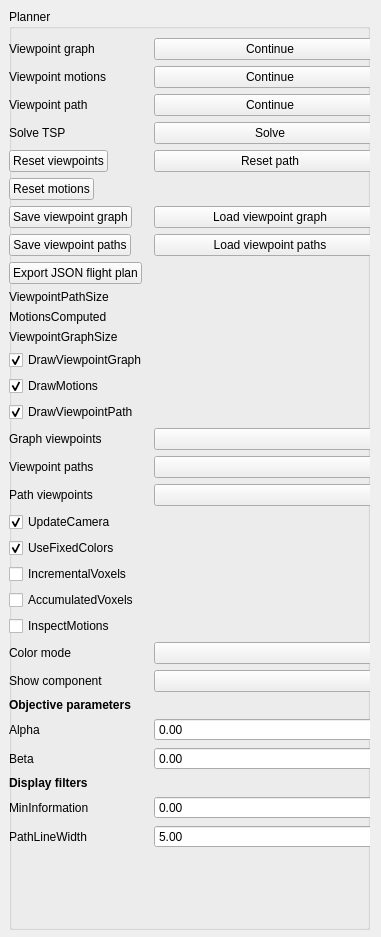
<?xml version="1.0" encoding="UTF-8"?>
<ui version="4.0">
 <class>ViewerPlannerPanelClass</class>
 <widget class="QWidget" name="ViewerPlannerPanelClass">
  <property name="geometry">
   <rect>
    <x>0</x>
    <y>0</y>
    <width>381</width>
    <height>937</height>
   </rect>
  </property>
  <property name="windowTitle">
   <string>Form</string>
  </property>
  <widget class="QGroupBox" name="groupBox">
   <property name="geometry">
    <rect>
     <x>9</x>
     <y>9</y>
     <width>361</width>
     <height>921</height>
    </rect>
   </property>
   <property name="title">
    <string>Planner</string>
   </property>
   <widget class="QWidget" name="formLayoutWidget">
    <property name="geometry">
     <rect>
      <x>0</x>
      <y>29</y>
      <width>377</width>
      <height>947</height>
     </rect>
    </property>
    <layout class="QFormLayout" name="formLayout">
     <item row="2" column="0">
      <widget class="QLabel" name="label_6">
       <property name="text">
        <string>Viewpoint graph</string>
       </property>
      </widget>
     </item>
     <item row="2" column="1">
      <widget class="QPushButton" name="pauseContinueViewpointGraph">
       <property name="text">
        <string>Continue</string>
       </property>
      </widget>
     </item>
     <item row="3" column="0">
      <widget class="QLabel" name="label_7">
       <property name="text">
        <string>Viewpoint motions</string>
       </property>
      </widget>
     </item>
     <item row="3" column="1">
      <widget class="QPushButton" name="pauseContinueViewpointMotions">
       <property name="text">
        <string>Continue</string>
       </property>
      </widget>
     </item>
     <item row="4" column="0">
      <widget class="QLabel" name="label_5">
       <property name="text">
        <string>Viewpoint path</string>
       </property>
      </widget>
     </item>
     <item row="4" column="1">
      <widget class="QPushButton" name="pauseContinueViewpointPath">
       <property name="text">
        <string>Continue</string>
       </property>
      </widget>
     </item>
     <item row="6" column="0">
      <widget class="QPushButton" name="resetViewpoints">
       <property name="text">
        <string>Reset viewpoints</string>
       </property>
      </widget>
     </item>
     <item row="6" column="1">
      <widget class="QPushButton" name="resetViewpointPath">
       <property name="text">
        <string>Reset path</string>
       </property>
      </widget>
     </item>
     <item row="7" column="0">
      <widget class="QPushButton" name="resetViewpointMotions">
       <property name="text">
        <string>Reset motions</string>
       </property>
      </widget>
     </item>
     <item row="8" column="0">
      <widget class="QPushButton" name="saveViewpointGraph">
       <property name="text">
        <string>Save viewpoint graph</string>
       </property>
      </widget>
     </item>
     <item row="8" column="1">
      <widget class="QPushButton" name="loadViewpointGraph">
       <property name="text">
        <string>Load viewpoint graph</string>
       </property>
      </widget>
     </item>
     <item row="11" column="0">
      <widget class="QLabel" name="label_3">
       <property name="text">
        <string>ViewpointPathSize</string>
       </property>
      </widget>
     </item>
     <item row="11" column="1">
      <widget class="QLabel" name="viewpointPathSize">
       <property name="text">
        <string/>
       </property>
      </widget>
     </item>
     <item row="12" column="0">
      <widget class="QLabel" name="label_8">
       <property name="text">
        <string>MotionsComputed</string>
       </property>
      </widget>
     </item>
     <item row="12" column="1">
      <widget class="QLabel" name="viewpointMotionsSize">
       <property name="text">
        <string/>
       </property>
      </widget>
     </item>
     <item row="13" column="0">
      <widget class="QLabel" name="label">
       <property name="text">
        <string>ViewpointGraphSize</string>
       </property>
      </widget>
     </item>
     <item row="13" column="1">
      <widget class="QLabel" name="viewpointGraphSize">
       <property name="text">
        <string/>
       </property>
      </widget>
     </item>
     <item row="14" column="0">
      <widget class="QCheckBox" name="drawViewpointGraph">
       <property name="text">
        <string>DrawViewpointGraph</string>
       </property>
       <property name="checked">
        <bool>true</bool>
       </property>
      </widget>
     </item>
     <item row="16" column="0">
      <widget class="QCheckBox" name="drawViewpointMotions">
       <property name="text">
        <string>DrawMotions</string>
       </property>
       <property name="checked">
        <bool>true</bool>
       </property>
      </widget>
     </item>
     <item row="17" column="0">
      <widget class="QCheckBox" name="drawViewpointPath">
       <property name="text">
        <string>DrawViewpointPath</string>
       </property>
       <property name="checked">
        <bool>true</bool>
       </property>
      </widget>
     </item>
     <item row="18" column="0">
      <widget class="QLabel" name="label_2">
       <property name="text">
        <string>Graph viewpoints</string>
       </property>
      </widget>
     </item>
     <item row="18" column="1">
      <widget class="QComboBox" name="viewpointGraphSelection"/>
     </item>
     <item row="19" column="0">
      <widget class="QLabel" name="label_15">
       <property name="text">
        <string>Viewpoint paths</string>
       </property>
      </widget>
     </item>
     <item row="19" column="1">
      <widget class="QComboBox" name="viewpointPathBranchSelection"/>
     </item>
     <item row="20" column="0">
      <widget class="QLabel" name="label_4">
       <property name="text">
        <string>Path viewpoints</string>
       </property>
      </widget>
     </item>
     <item row="20" column="1">
      <widget class="QComboBox" name="viewpointPathSelection"/>
     </item>
     <item row="21" column="0">
      <widget class="QCheckBox" name="updateCameraOnSelection">
       <property name="text">
        <string>UpdateCamera</string>
       </property>
       <property name="checked">
        <bool>true</bool>
       </property>
      </widget>
     </item>
     <item row="22" column="0">
      <widget class="QCheckBox" name="useFixedColors">
       <property name="text">
        <string>UseFixedColors</string>
       </property>
       <property name="checked">
        <bool>true</bool>
       </property>
      </widget>
     </item>
     <item row="23" column="0">
      <widget class="QCheckBox" name="showIncrementalVoxelSet">
       <property name="text">
        <string>IncrementalVoxels</string>
       </property>
      </widget>
     </item>
     <item row="24" column="0">
      <widget class="QCheckBox" name="showAccumulatedVoxelSet">
       <property name="text">
        <string>AccumulatedVoxels</string>
       </property>
      </widget>
     </item>
     <item row="25" column="0">
      <widget class="QCheckBox" name="inspectViewpointGraphMotions">
       <property name="text">
        <string>InspectMotions</string>
       </property>
      </widget>
     </item>
     <item row="28" column="0">
      <widget class="QLabel" name="label_13">
       <property name="font">
        <font>
         <weight>75</weight>
         <bold>true</bold>
        </font>
       </property>
       <property name="text">
        <string>Objective parameters</string>
       </property>
      </widget>
     </item>
     <item row="29" column="0">
      <widget class="QLabel" name="label_9">
       <property name="text">
        <string>Alpha</string>
       </property>
      </widget>
     </item>
     <item row="29" column="1">
      <widget class="QDoubleSpinBox" name="alphaParameter">
       <property name="minimum">
        <double>-9999999.000000000000000</double>
       </property>
       <property name="maximum">
        <double>9999999.000000000000000</double>
       </property>
       <property name="singleStep">
        <double>0.100000000000000</double>
       </property>
      </widget>
     </item>
     <item row="30" column="0">
      <widget class="QLabel" name="label_10">
       <property name="text">
        <string>Beta</string>
       </property>
      </widget>
     </item>
     <item row="30" column="1">
      <widget class="QDoubleSpinBox" name="betaParameter">
       <property name="minimum">
        <double>-9999999.000000000000000</double>
       </property>
       <property name="maximum">
        <double>9999999.000000000000000</double>
       </property>
       <property name="singleStep">
        <double>0.100000000000000</double>
       </property>
      </widget>
     </item>
     <item row="31" column="0">
      <widget class="QLabel" name="label_12">
       <property name="font">
        <font>
         <weight>75</weight>
         <bold>true</bold>
        </font>
       </property>
       <property name="text">
        <string>Display filters</string>
       </property>
      </widget>
     </item>
     <item row="32" column="0">
      <widget class="QLabel" name="label_11">
       <property name="text">
        <string>MinInformation</string>
       </property>
      </widget>
     </item>
     <item row="32" column="1">
      <widget class="QDoubleSpinBox" name="minInformationFilter">
       <property name="maximum">
        <double>9999999999.000000000000000</double>
       </property>
       <property name="singleStep">
        <double>0.100000000000000</double>
       </property>
      </widget>
     </item>
     <item row="33" column="0">
      <widget class="QLabel" name="label_14">
       <property name="text">
        <string>PathLineWidth</string>
       </property>
      </widget>
     </item>
     <item row="33" column="1">
      <widget class="QDoubleSpinBox" name="viewpointPathLineWidth">
       <property name="singleStep">
        <double>0.100000000000000</double>
       </property>
       <property name="value">
        <double>5.000000000000000</double>
       </property>
      </widget>
     </item>
     <item row="27" column="0">
      <widget class="QLabel" name="label_16">
       <property name="text">
        <string>Show component</string>
       </property>
      </widget>
     </item>
     <item row="27" column="1">
      <widget class="QComboBox" name="viewpointGraphComponent"/>
     </item>
     <item row="26" column="0">
      <widget class="QLabel" name="label_17">
       <property name="text">
        <string>Color mode</string>
       </property>
      </widget>
     </item>
     <item row="26" column="1">
      <widget class="QComboBox" name="viewpointColorMode"/>
     </item>
     <item row="5" column="0">
      <widget class="QLabel" name="label_18">
       <property name="text">
        <string>Solve TSP</string>
       </property>
      </widget>
     </item>
     <item row="5" column="1">
      <widget class="QPushButton" name="solveViewpointTSP">
       <property name="text">
        <string>Solve</string>
       </property>
      </widget>
     </item>
     <item row="9" column="0">
      <widget class="QPushButton" name="saveViewpointPath">
       <property name="text">
        <string>Save viewpoint paths</string>
       </property>
      </widget>
     </item>
     <item row="9" column="1">
      <widget class="QPushButton" name="loadViewpointPath">
       <property name="text">
        <string>Load viewpoint paths</string>
       </property>
      </widget>
     </item>
     <item row="10" column="0">
      <widget class="QPushButton" name="exportBestViewpointPathAsJson">
       <property name="text">
        <string>Export JSON flight plan</string>
       </property>
      </widget>
     </item>
    </layout>
   </widget>
  </widget>
 </widget>
 <resources/>
 <connections/>
</ui>
